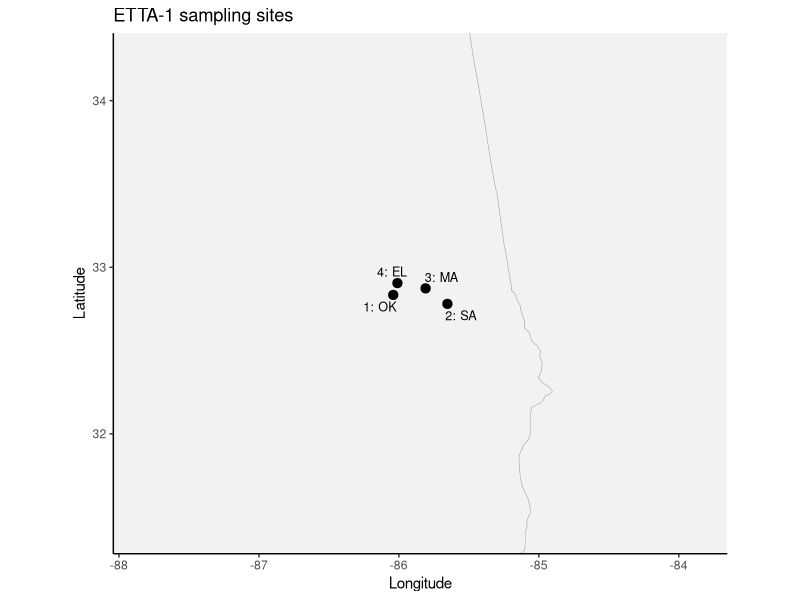
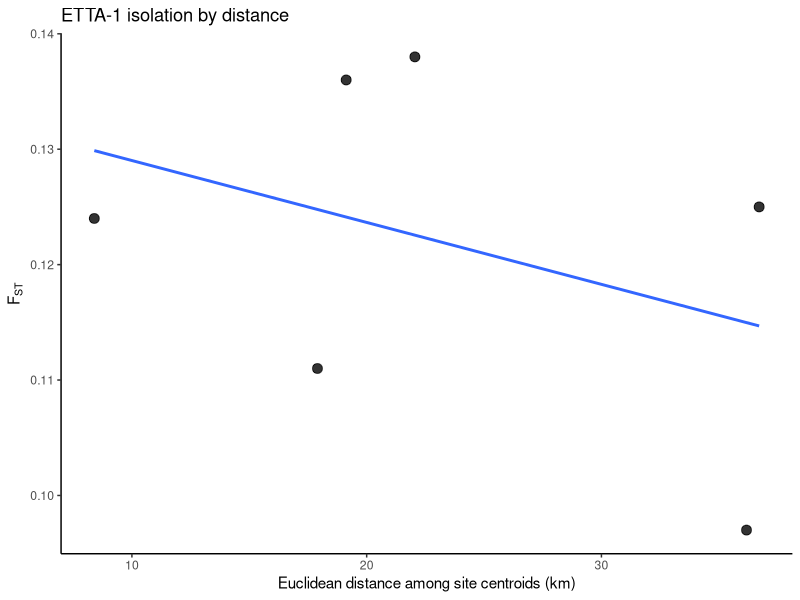

These figures' R source, in order: (Note: this script raises an error after producing the figures.)
# -----------------------------
# ETTA-1 Tallapoosa darter
# Etheostoma tallapoosae
# reservoir tributaries only from Fluker et al. 2014
# pairwise microsatellite FST from Table S1
# -----------------------------

library(ggplot2)
library(ggrepel)
library(dplyr)
library(maps)
library(geosphere)

# ------------------------------
# paths
# ------------------------------
save_dir <- "/Users/johnmccall/Library/CloudStorage/OneDrive-TheOhioStateUniversity/Spring_2026/Landgen_DGS/DGS-Patterns-of-Fish-Diversity/DGS-Patterns-of-Fish-Diversity/Objective 2/Data/ETTA-1"
data_dir <- file.path(save_dir, "data")

# -----------------------------
# 1) site coordinates
# most downstream sample locality per tributary
# -----------------------------
ETTA_1_coords <- data.frame(
  site = as.character(1:4),
  code = c("OK", "SA", "MA", "EL"),
  site_name = c(
    "Oakachoy Creek at AL Hwy 259",
    "Sandy Creek at Co. Rd. 89",
    "Manoy Creek at US Hwy 280",
    "Elkahatchee Creek at AL Hwy 22"
  ),
  lat = c(
    32.83389,
    32.78028,
    32.87333,
    32.90500
  ),
  lon = c(
    -86.04028,
    -85.65306,
    -85.80917,
    -86.01028
  ),
  stringsAsFactors = FALSE
)

# -----------------------------
# 2) FST matrix
# Table S1, Etheostoma tallapoosae values are BELOW diagonal
# order: OK, SA, MA, EL
# -----------------------------
ETTA_1_fst <- matrix(
  c(
    0.000, 0.125, 0.138, 0.124,
    0.125, 0.000, 0.111, 0.097,
    0.138, 0.111, 0.000, 0.136,
    0.124, 0.097, 0.136, 0.000
  ),
  nrow = 4,
  byrow = TRUE
)

rownames(ETTA_1_fst) <- ETTA_1_coords$site
colnames(ETTA_1_fst) <- ETTA_1_coords$site

ETTA_1_fst[ETTA_1_fst < 0] <- 0
diag(ETTA_1_fst) <- 0

# -----------------------------
# 3) inspect
# -----------------------------
print(ETTA_1_coords)
print(round(ETTA_1_fst, 3))

cat("\nSite key:\n")
cat("1 = OK = Oakachoy Creek\n")
cat("2 = SA = Sandy Creek\n")
cat("3 = MA = Manoy Creek\n")
cat("4 = EL = Elkahatchee Creek\n")

# -----------------------------
# 4) map with US + Canada
# -----------------------------
world_map <- map_data("world") |>
  dplyr::filter(region %in% c("USA", "Canada"))

states_map <- map_data("state")

x_pad <- 2
y_pad <- 1.5

xlim_use <- range(ETTA_1_coords$lon) + c(-x_pad, x_pad)
ylim_use <- range(ETTA_1_coords$lat) + c(-y_pad, y_pad)

p_map <- ggplot() +
  geom_polygon(
    data = world_map,
    aes(x = long, y = lat, group = group),
    fill = "gray98",
    color = "gray80",
    linewidth = 0.2
  ) +
  geom_polygon(
    data = states_map,
    aes(x = long, y = lat, group = group),
    fill = "gray95",
    color = "gray70",
    linewidth = 0.2
  ) +
  geom_point(
    data = ETTA_1_coords,
    aes(x = lon, y = lat),
    size = 2.8
  ) +
  geom_text_repel(
    data = ETTA_1_coords,
    aes(x = lon, y = lat, label = paste0(site, ": ", code)),
    size = 3.2,
    max.overlaps = 100
  ) +
  coord_quickmap(
    xlim = xlim_use,
    ylim = ylim_use,
    expand = FALSE
  ) +
  theme_classic() +
  labs(
    title = "ETTA-1 sampling sites",
    x = "Longitude",
    y = "Latitude"
  )

print(p_map)

# -----------------------------
# 5) IBD plot
# -----------------------------
geo_dist_km <- geosphere::distm(
  as.matrix(ETTA_1_coords[, c("lon", "lat")]),
  fun = geosphere::distHaversine
) / 1000

rownames(geo_dist_km) <- ETTA_1_coords$site
colnames(geo_dist_km) <- ETTA_1_coords$site

ibd_df <- data.frame(
  site1   = rownames(ETTA_1_fst)[row(ETTA_1_fst)[upper.tri(ETTA_1_fst)]],
  site2   = colnames(ETTA_1_fst)[col(ETTA_1_fst)[upper.tri(ETTA_1_fst)]],
  fst     = ETTA_1_fst[upper.tri(ETTA_1_fst)],
  dist_km = geo_dist_km[upper.tri(geo_dist_km)]
)

p_ibd <- ggplot(ibd_df, aes(x = dist_km, y = fst)) +
  geom_point(size = 3, alpha = 0.8) +
  geom_smooth(method = "lm", se = FALSE) +
  theme_classic() +
  labs(
    title = "ETTA-1 isolation by distance",
    x = "Euclidean distance among site centroids (km)",
    y = expression(F[ST])
  )

print(p_ibd)

# -----------------------------
# 6) save
# -----------------------------
save(
  ETTA_1_fst,
  ETTA_1_coords,
  file = file.path(data_dir, "ETTA-1.RData")
)
